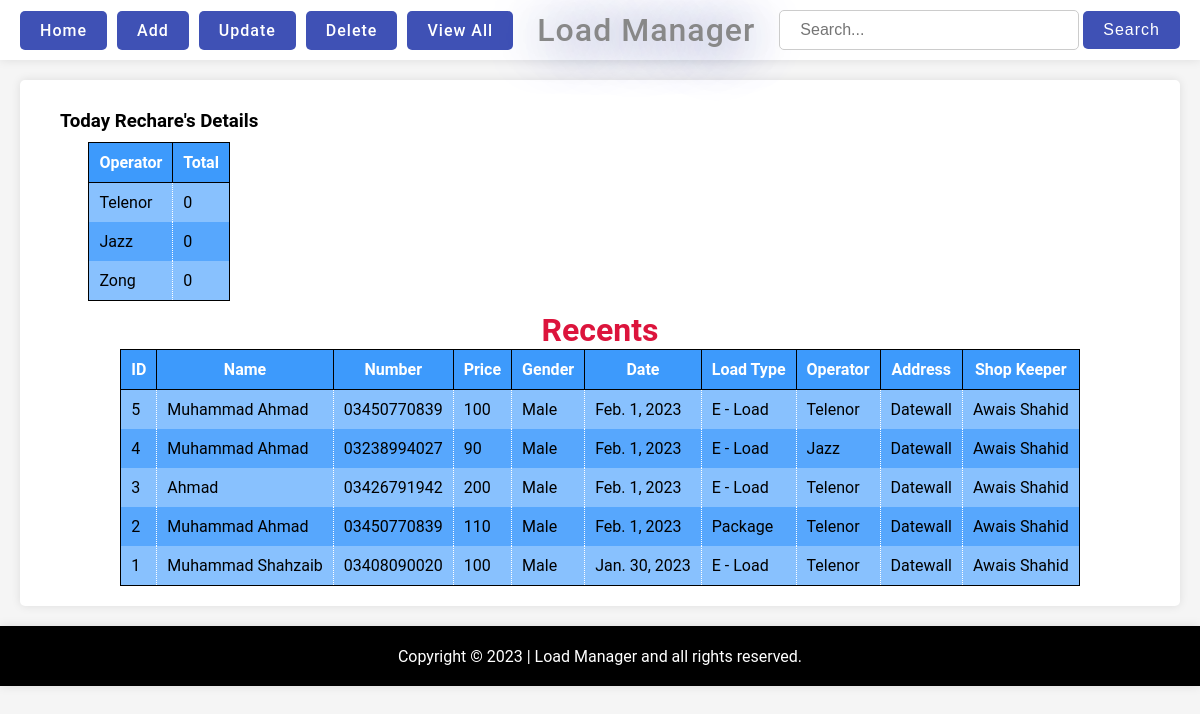
The app's page /, older data.
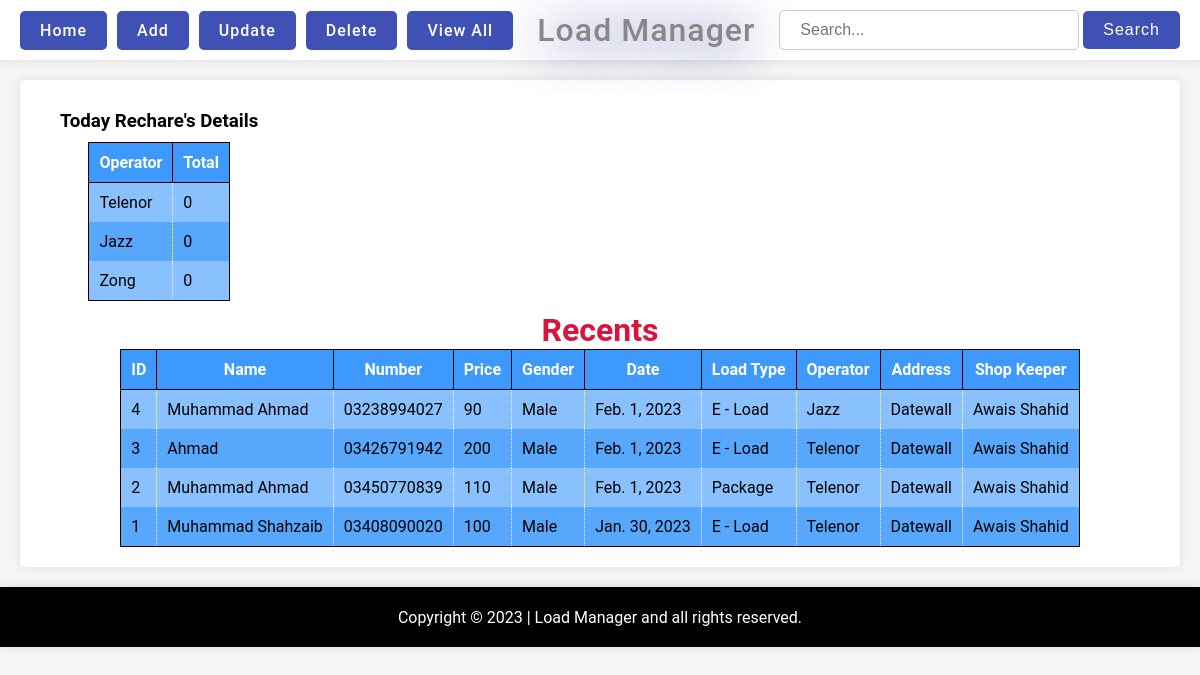
The same page, newer data.
### Load_Menu/models.py (models this page shows, shortened)
class NavItem(models.Model):
    name = models.CharField(max_length=50)
    url = models.CharField(max_length=50)

class OperatorItem(models.Model):
    title = models.CharField(max_length=50)
    total = models.IntegerField(default=0)

class LoadMenu(models.Model):
    id = models.IntegerField(primary_key=True)
    name = models.CharField(max_length=50)
    number = models.CharField(max_length=11)
    price = models.SmallIntegerField()
    gender = models.CharField(max_length=20)
    date = models.DateField()
    load_type = models.CharField(max_length=20)
    operator = models.CharField(max_length=50)
    address = models.TextField(max_length=255)
    shop_keeper = models.CharField(max_length=50)

### Load_Menu/views.py (the view)
# urls.py: 2. Add a URL to urlpatterns:  path('', views.home, name='home')
def home(request):
    NavItems = NavItem.objects.all()
    operators = OperatorItem.objects.all()
    recents = LoadMenu.objects.all()[:10]
    for op in operators:
        op.total = 0
    for op in operators:
        todayLoad = LoadMenu.objects.all().filter(operator = op.title, date = timezone.now().date())
        op.list = todayLoad.values_list('price', flat=True) # Get all price of today load
        for x in op.list:
            op.total += x
    params = {"NavItems": NavItems, "operators": operators, "recents": recents}
    return render(request, "home.html", params)

### Load_Menu/templates/home.html (shortened to what this page needs)
{% extends "layout.html" %}
{% load static %}
{% block style %}<link rel="stylesheet" href="{% static 'Load_Menu/styles/home.css' %}">{% endblock %}
{% block content %}
<div class="upBox">
    <div class="rechargeDetails">
        <h3 class="secondary-heading">Today Rechare's Details</h3>
        <table class="table_r-d">
            <thead>
                <tr>
                    <th>Operator</th>
                    <th>Total</th>
                </tr>
            </thead>
            <tbody>
                {% for operator in operators %}
                <tr>
                    <td>{{operator.title}}</td>
                    <td>{{operator.total}}</td>
                </tr>
                {% empty %}
                <td colspan="2">Record Not Found!</td>
                {% endfor %}
            </tbody>
        </table>
    </div>
</div>
<div class="downBox recent_Recharges">
    <h1 class="primary-heading">Recents</h1>
    <table class="table_r-d">
        <thead>
            <tr>
                <th>ID</th>
                <th>Name</th>
                <th>Number</th>
                <th>Price</th>
                <th>Gender</th>
                <th>Date</th>
                <th>Load Type</th>
                <th>Operator</th>
                <th>Address</th>
                <th>Shop Keeper</th>
            </tr>
        </thead>
        <tbody>
            {% for recent in recents reversed %}
            <tr>
                <td>{{recent.id}}</td>
                <td>{{recent.name}}</td>
                <td>{{recent.number}}</td>
                <td>{{recent.price}}</td>
                <td>{{recent.gender}}</td>
                <td>{{recent.date}}</td>
                <td>{{recent.load_type}}</td>
                <td>{{recent.operator}}</td>
                <td>{{recent.address}}</td>
                <td>{{recent.shop_keeper}}</td>
            </tr>
            {% empty %}
            <td colspan="10">Record Not Found!</td>
            {% endfor %}
        </tbody>
    </table>
</div>
{% endblock %}

### Load_Menu/templates/layout.html (shortened to what this page needs)
<!DOCTYPE html>
<html lang="en">
<head>
    {% load static %}
    <link rel="stylesheet" href="{% static 'Load_Menu/styles/globalIn.css' %}">
    {% block style %}{% endblock %}
</head>
<body>
    <nav id="navigationBar">
        <div class="navBtns">
            {% for item in NavItems %}
            <a href="{{item.url}}" class="btnPrimary">{{item.name}}</a>
            {% empty %}
            <h1>Record Not Found!</h1>
            {% endfor %}
        </div>
        <div class="logo_title">
            <h1 class="logo_heading">Load Manager</h1>
        </div>
        <div class="searchBox">
            <form action="searchEngine" method="post">
                <input type="text" name="inputItem" placeholder="Search..." required>
                <button class="btnPrimary" type="submit">Search</button>
            </form>
        </div>
    </nav>
    <div class="mainContainer">
        {% block content %}
        {% endblock %}
    </div>
    <footer id="footerBar">
        <p>Copyright &copy; <span id="dateYear"></span> | Load Manager and all rights reserved.</p>
    </footer>
{% if messages %}
    {% load static %}
{% endif %}
</body>
</html>

Row changes from the older to the newer data that the page shows:
removed LoadMenu: id "5", name "Muhammad Ahmad", number "03450770839", price "100", gender "Male", date "Feb. 1, 2023", load_type "E - Load", operator "Telenor", address "Datewall", shop_keeper "Awais Shahid"
